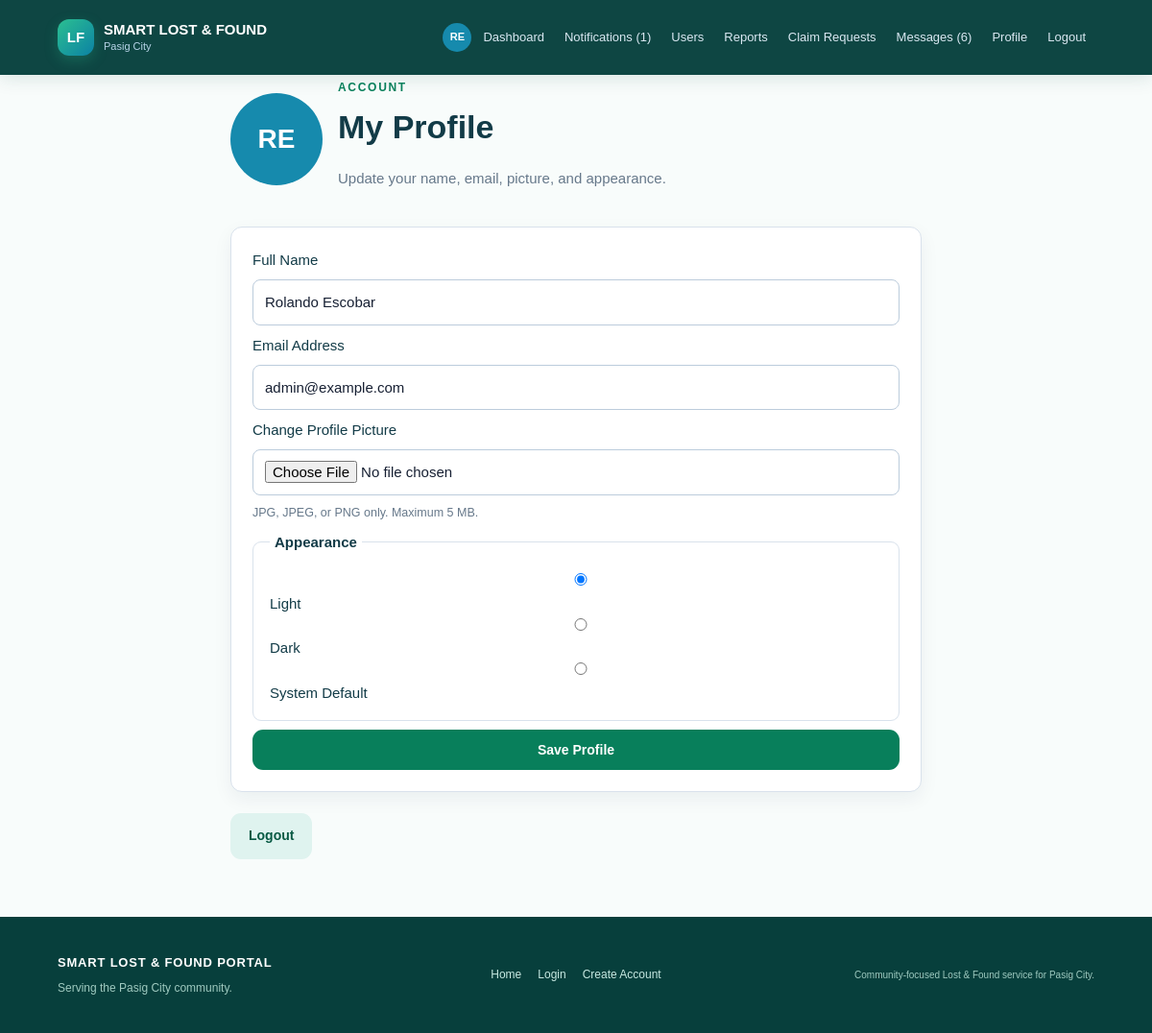
Screenshot of /profile (signed in) with the database file from the repository.
### tables this page shows
CREATE TABLE users (id INTEGER PRIMARY KEY AUTOINCREMENT, username TEXT UNIQUE NOT NULL, email TEXT UNIQUE NOT NULL, password_hash TEXT NOT NULL, role TEXT NOT NULL DEFAULT 'STUDENT', full_name TEXT, student_id TEXT, security_question TEXT, security_answer_hash TEXT, account_status TEXT DEFAULT 'ACTIVE', created_at TEXT, profile_picture TEXT, theme_preference TEXT DEFAULT 'light');

### main.py (the view, shortened to what this page needs)
@app.route("/profile", methods=["GET", "POST"])
def profile():
    if (blocked := user_required()):
        return blocked
    return render_template("profile.html", user=current_user())

### database.py (called while the page is built)
def get_connection():
    conn = sqlite3.connect(DB_NAME)
    conn.row_factory = sqlite3.Row
    conn.execute("PRAGMA foreign_keys = ON")
    return conn

### main.py (called while the page is built)
def is_admin(user=None):
    return bool(user and str(user["role"]).upper() == "ADMIN")

def current_user():
    user_id = session.get("user_id")
    if not user_id:
        return None
    conn = get_connection()
    user = conn.execute("SELECT * FROM users WHERE id=?", (user_id,)).fetchone()
    conn.close()
    return user

def user_required(message="Please log in to continue."):
    if not session.get("user_id"):
        flash(message, "info")
        return redirect(url_for("login", next=request.path))
    return None

def avatar_url(user):
    filename = user["profile_picture"] if user and "profile_picture" in user.keys() else None
    return url_for("static", filename=f"uploads/avatars/{filename}") if filename else None

def initials(user):
    name = (user["full_name"] if user and "full_name" in user.keys() else "") or "User"
    parts = [part for part in name.split() if part]
    return "".join(part[0] for part in parts[:2]).upper() or "U"

### templates/profile.html
{% extends "base.html" %}{% block title %}Profile | Pasig City{% endblock %}{% block content %}<div class="narrow"><div class="page-head profile-header">{% if avatar_url(user) %}<img class="avatar avatar-large" src="{{ avatar_url(user) }}" alt="{{ user['full_name'] or 'User' }} profile picture">{% else %}<div class="avatar avatar-large">{{ initials(user) }}</div>{% endif %}<div><span class="eyebrow">ACCOUNT</span><h1>My Profile</h1><p class="muted">Update your name, email, picture, and appearance.</p></div></div><form method="post" enctype="multipart/form-data" class="panel form"><label>Full Name</label><input name="full_name" value="{{ user['full_name'] or '' }}" required><label>Email Address</label><input type="email" name="email" value="{{ user['email'] }}" required><label>Change Profile Picture</label><input type="file" name="profile_picture" accept="image/jpeg,image/png"><small>JPG, JPEG, or PNG only. Maximum 5 MB.</small>{% if user['profile_picture'] %}<label class="checkbox-line"><input type="checkbox" name="remove_picture" value="1"> Remove current profile picture and use initials</label>{% endif %}<fieldset><legend>Appearance</legend><label><input type="radio" name="theme_preference" value="light" {% if theme=='light' %}checked{% endif %}> Light</label><label><input type="radio" name="theme_preference" value="dark" {% if theme=='dark' %}checked{% endif %}> Dark</label><label><input type="radio" name="theme_preference" value="system" {% if theme=='system' %}checked{% endif %}> System Default</label></fieldset><button class="btn primary">Save Profile</button></form><a class="btn secondary" href="{{ url_for('logout') }}">Logout</a></div>{% endblock %}

### static/style.css (style rules this page uses)
* { box-sizing:border-box }
body { margin:0;background:#f5f7fa;color:#172033;font:15px/1.55 Arial,Helvetica,sans-serif }
.home-note,.primary-action,.feature-card,.action-card,.panel,.item-card,.admin-row { background:#fff;border:1px solid #d9e2ec;border-radius:12px;box-shadow:0 7px 20px rgba(16,42,67,.06) }
.page-head { margin-bottom:24px }
.page-head h1 { margin:5px 0;font-size:34px }
.eyebrow { color:#168aad;font-size:12px;font-weight:800;letter-spacing:1.3px }
.muted { color:#66788a }
.btn { display:inline-block;border:0;border-radius:8px;padding:11px 16px;text-decoration:none;cursor:pointer;font-weight:700;font-size:14px }
.btn.primary { background:#168aad;color:#fff }
.btn.secondary { background:#e8f1f5;color:#164e63 }
.narrow { max-width:720px;margin:0 auto }
.form { display:flex;flex-direction:column;gap:9px }
.form input,.form select,.form textarea,.filter-bar input,.filter-bar select { width:100%;padding:11px 12px;border:1px solid #bcccdc;border-radius:8px;background:#fff;color:#172033;font:inherit }
.form small,small { color:#66788a }
.panel { padding:22px;margin-bottom:22px }
.form fieldset { border:1px solid #d9e2ec;border-radius:9px;padding:17px;margin:0 }
.form legend { font-weight:800;padding:0 5px }
.back-link,a { color:#168aad }
.avatar { width:42px;height:42px;border-radius:50%;object-fit:cover;background:#168aad;color:#fff;display:inline-flex;align-items:center;justify-content:center;font-weight:800;flex:0 0 auto }
.avatar-large { width:96px;height:96px;font-size:28px }
.profile-header { display:flex;align-items:center;gap:16px }

### static/home.css (style rules this page uses)
:root { --pasig-green: #087f5b; --pasig-green-dark: #075943; --pasig-blue: #087ea4; --pasig-ink: #123b47; --pasig-mist: #eef8f5; --pasig-line: #d8ebe5; }
body { background: #f8fcfb; color: var(--pasig-ink); }
.eyebrow { color: var(--pasig-green); letter-spacing: 1.7px; }
.btn { border-radius: 11px; padding: 13px 19px; transition: transform .2s ease, box-shadow .2s ease, background .2s ease; }
.btn.primary { background: var(--pasig-green); }
.btn.secondary { background: #dff3ef; color: var(--pasig-green-dark); }

### rows the page displays
users: full_name "Rolando Escobar", email "admin@example.com", theme_preference "☑ Light", theme_preference "☐ Dark", theme_preference "☐ System Default"

### other values shown
{{ initials(current_user) }} "RE"
{{ unread_notifications }} "1"
{{ unread_messages }} "6"
{{ initials(user) }} "RE"
